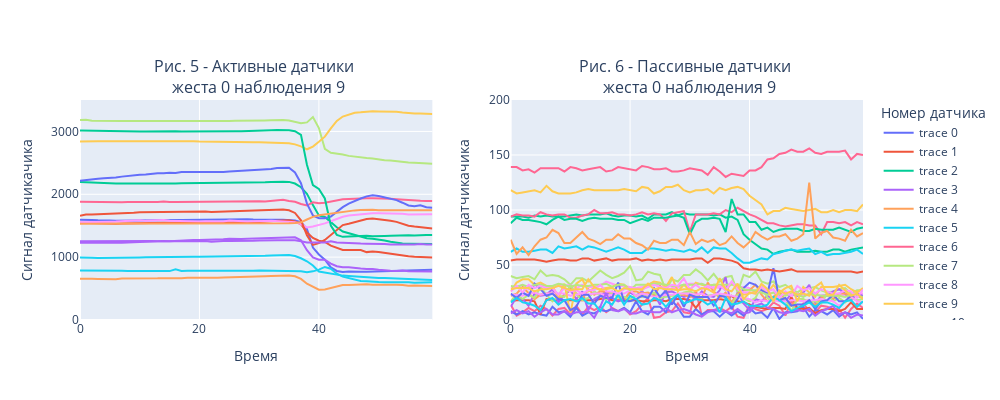

This figure's notebook cell:
### Code cell
fig = make_subplots(rows=1, cols=2, 
                    subplot_titles=("Рис. 5 - Активные датчики <br> жеста 0 наблюдения 9", 
                                    "Рис. 6 - Пассивные датчики <br> жеста 0 наблюдения 9"))
df = df_0_[9][active_sensors_0_9]
df_1 = df_0_[9][passive_sensors_0_9]

for i in df.columns:
    fig.add_trace(go.Scatter(x=df.index, y=df[i]),
    row=1, col=1
)

for j in df_1.columns:
    fig.add_trace(go.Scatter(x=df_1.index, y=df_1[j]),
    row=1, col=2
)

fig.update_layout(width=1000, height=400, legend_title_text ='Номер датчика',
                  xaxis_title_text  = 'Время', yaxis_title_text  = 'Сигнал датчикачика', yaxis_range = [0, 3500],
                  xaxis2_title_text = 'Время', yaxis2_title_text = 'Сигнал датчикачика', yaxis2_range= [0,  200]
)

fig.show()
